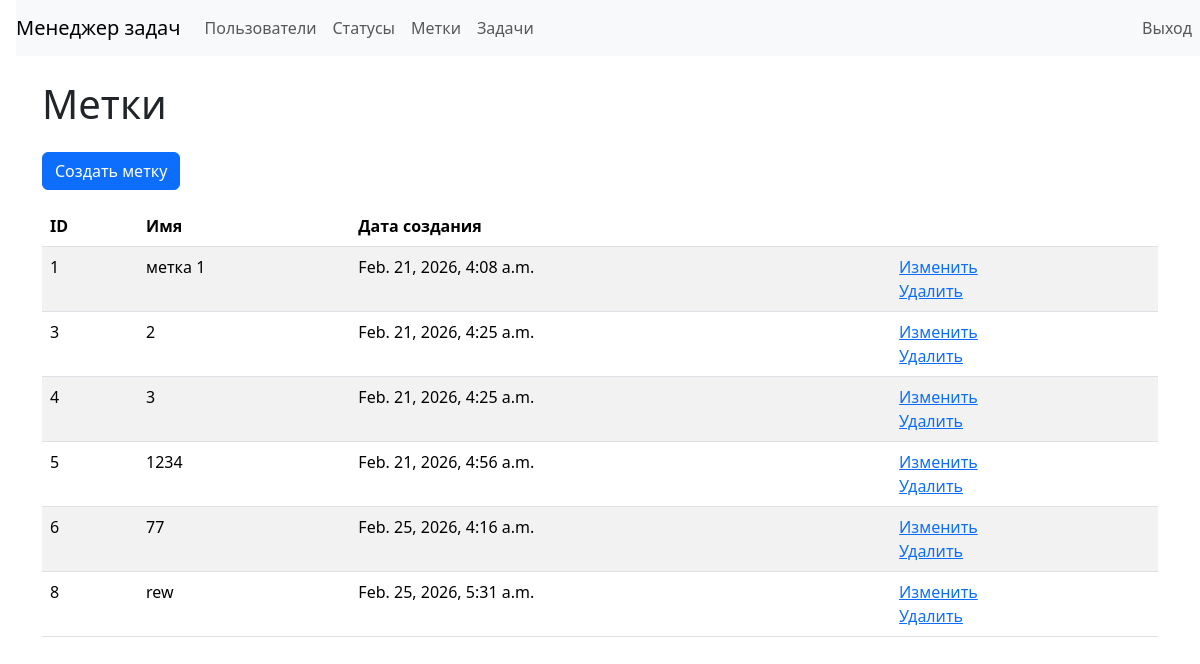
The app's page /labels/ (signed in), older data.
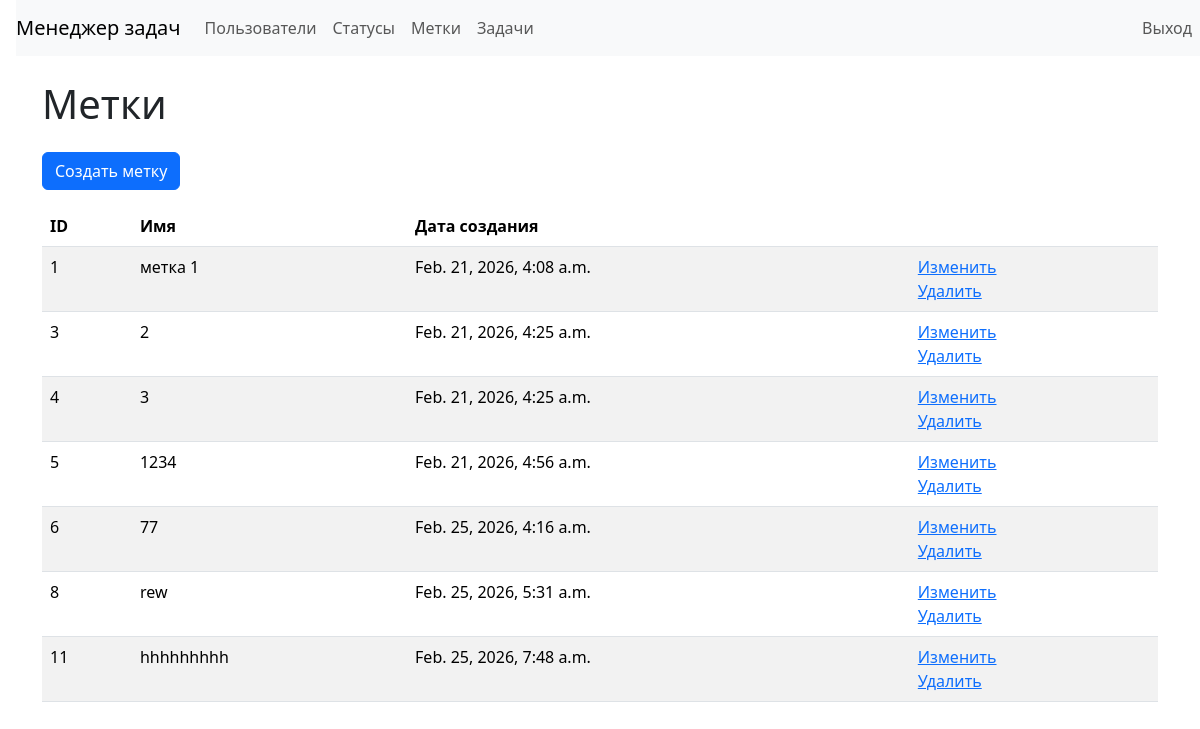
The same page, newer data.
### src/task_manager/models.py (models this page shows, shortened)
class Label(models.Model):
    name = models.CharField(max_length=255, unique=True, verbose_name='Имя')
    created_at = models.DateTimeField(auto_now_add=True, verbose_name='Дата создания')

### src/task_manager/views/labels.py (the view)
# urls.py: path("labels/", LabelsListView.as_view(), name="labels_list"),
class LabelsListView(LoginRequiredMixin, ListView):
    model = Label
    template_name = "labels/list.html"
    context_object_name = "labels"

### src/templates/labels/list.html
{% extends "layouts/base.html" %}
{% block content %}
<h1 class="my-4">
    Метки
</h1>
<a class="btn btn-primary mb-3" href="{% url 'label_create' %}">Создать метку</a>
<table class="table table-striped">
    <thead>
        <tr>
            <th>ID</th>
            <th>Имя</th>
            <th>Дата создания</th>
            <th></th>
        </tr>
    </thead>
    <tbody>
        {% for label in labels %}
        <tr>
            <td>{{ label.id }}</td>
            <td>{{ label.name }}</td>
            <td>{{ label.created_at }}</td>
            <td>
                <a href="{% url 'label_update' label.id %}">Изменить</a>
                <br>
                <a href="{% url 'label_delete' label.id %}">Удалить</a>
            </td>
        </tr>
        {% endfor %}
    </tbody>
</table>
{% endblock %}

Row changes from the older to the newer data that the page shows:
added Label: id "11", name "hhhhhhhhh", created_at "Feb. 25, 2026, 7:48 a.m."
